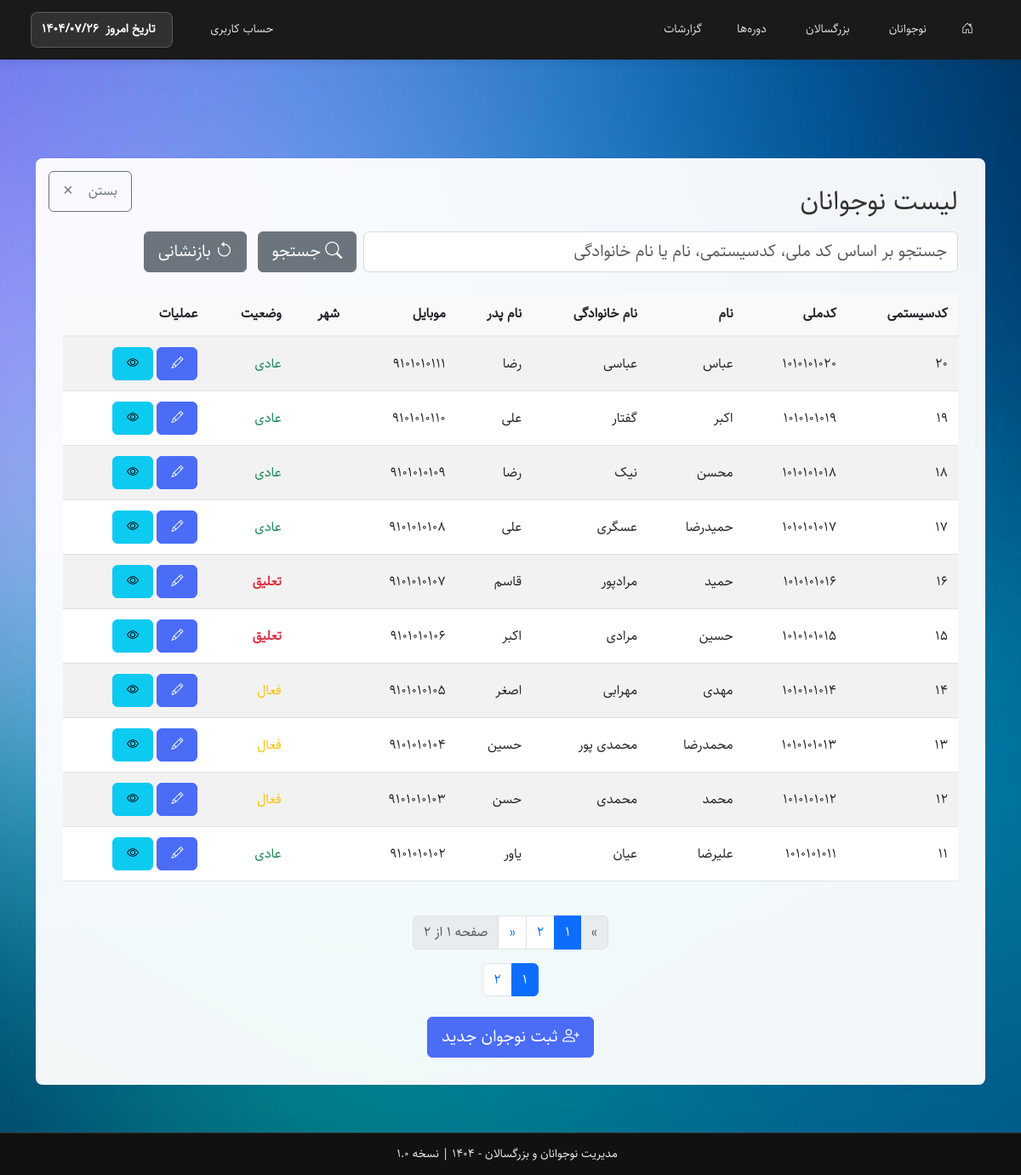
The page /includes/listteen.php (signed in) on the database as committed earlier.
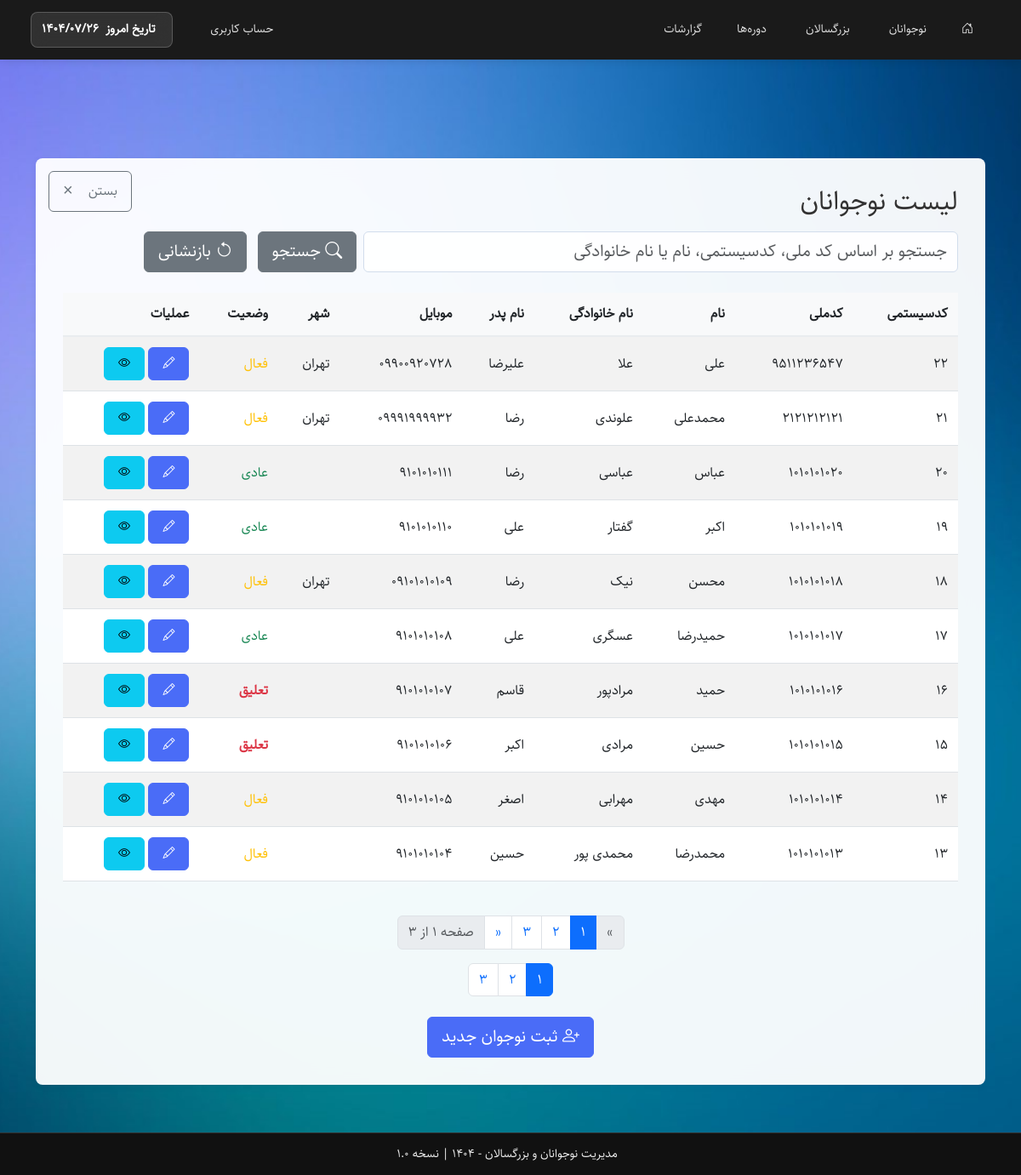
The same page on the database as committed later.
### tables this page shows
CREATE TABLE `teen` (
  `TeenID` int(11) NOT NULL,
  `TeenSysCode` varchar(20) NOT NULL COMMENT 'کدسیستمی',
  `TeenMelli` varchar(10) NOT NULL COMMENT 'کدملی',
  `TeenName` varchar(50) NOT NULL COMMENT 'نام',
  `TeenFamily` varchar(50) NOT NULL COMMENT 'نام خانوادگی',
  `TeenFather` varchar(50) NOT NULL COMMENT 'نام پدر',
  `TeenMobile1` varchar(11) DEFAULT NULL COMMENT 'موبایل 1',
  `TeenMobile2` varchar(11) DEFAULT NULL COMMENT 'موبایل 2',
  `TeenDateBirth` date DEFAULT NULL COMMENT 'تاریخ تولد',
  `TeenRegDate` date DEFAULT NULL COMMENT 'تاریخ ثبت نام',
  `TeenStatus` enum('عادی','فعال','تعلیق') NOT NULL DEFAULT 'عادی' COMMENT 'وضعیت',
  `TeenPlaceBirth` varchar(100) DEFAULT NULL COMMENT 'محل تولد',
  `TeenPlaceCerti` varchar(100) DEFAULT NULL COMMENT 'محل صدور',
  `TeenBloodType` enum('O+','O-','A+','A-','B+','B-','AB+','AB-') DEFAULT NULL COMMENT 'گروه خونی',
  `TeenEducation` enum('اول ابتدایی','دوم ابتدایی','سوم ابتدایی','چهارم ابتدایی','پنجم ابتدایی','ششم ابتدایی','هفتم','هشتم','نهم','دهم','یازدهم','دوازدهم','فارغ التحصیل','دانشجو','دیپلم','فوق دیپلم','لیسانس','فوق لیسانس','دکتری','سایر') DEFAULT NULL COMMENT 'تحصیلات',
  `TeenAddress` text DEFAULT NULL COMMENT 'آدرس',
  `TeenZipCode` varchar(10) DEFAULT NULL COMMENT 'کدپستی',
  `TeenImage` varchar(255) DEFAULT NULL COMMENT 'تصویر پروفایل',
  `TeenCreated` timestamp NOT NULL DEFAULT current_timestamp(),
  `TeenUpdated` timestamp NOT NULL DEFAULT current_timestamp() ON UPDATE current_timestamp(),
  `TeenCity` varchar(100) DEFAULT NULL COMMENT 'شهر',
  `TeenBankName` varchar(100) DEFAULT NULL COMMENT 'نام بانک',
  `TeenAccountNumber` varchar(30) DEFAULT NULL COMMENT 'شماره حساب',
  `TeenCardNumber` varchar(20) DEFAULT NULL COMMENT 'شماره کارت',
  `TeenShebaNumber` varchar(30) DEFAULT NULL COMMENT 'شماره شبا',
  `TeenActiveDate` date DEFAULT NULL COMMENT 'تاریخ ثبت فعال',
  `TeenSuspendDate` date DEFAULT NULL COMMENT 'تاریخ ثبت تعلیق'
);

### includes/listteen.php (the view, shortened to what the changed rows need)
<?php
require_once __DIR__ . '/../config/database.php';
$q = trim($_GET['q'] ?? '');
$page = max(1, (int)($_GET['page'] ?? 1));
$perPage = 10;
$offset = ($page - 1) * $perPage;
$where = '';
$total = 0;
$rsCount = $conn->query("SELECT COUNT(*) c FROM Teen $where");
if ($rsCount) { $total = (int)$rsCount->fetch_assoc()['c']; }
$rs = $conn->query("SELECT * FROM Teen $where ORDER BY TeenID DESC LIMIT $perPage OFFSET $offset");
?>
<!DOCTYPE html>
<html lang="fa" dir="rtl">
<head>
    <link href="../assets/css/bootstrap.rtl.min.css" rel="stylesheet" />
    <link href="../assets/css/bootstrap-icons.css" rel="stylesheet" />
    <link href="../assets/css/style.css" rel="stylesheet" />
</head>
<body>
<div class="container" style="margin-top:100px; margin-bottom:40px; text-align:right;">
    <div class="content-box">
                <div class="d-flex justify-content-start align-items-center mb-3">
            <h2 class="mb-0">لیست نوجوانان</h2>
        </div>
        <div class="table-responsive">
            <table class="table table-striped">
                <thead>
                    <tr>
                        <th>کدسیستمی</th>
                        <th>کدملی</th>
                        <th>نام</th>
                        <th>نام خانوادگی</th>
                        <th>نام پدر</th>
                        <th>موبایل</th>
                        <th>شهر</th>
                        <th>وضعیت</th>
                        <th>عملیات</th>
                    </tr>
                </thead>
                <tbody>
                <?php
if ($rs && $rs->num_rows): while($row=$rs->fetch_assoc()): ?>
                    <tr>
                        <td><?php
echo htmlspecialchars($row['TeenSysCode']); ?></td>
                        <td><?php
echo htmlspecialchars($row['TeenMelli']); ?></td>
                        <td><?php
echo htmlspecialchars($row['TeenName']); ?></td>
                        <td><?php
echo htmlspecialchars($row['TeenFamily']); ?></td>
                        <td><?php
echo htmlspecialchars($row['TeenFather']); ?></td>
                        <td><?php
echo htmlspecialchars($row['TeenMobile1']); ?></td>
                        <td><?php
echo htmlspecialchars($row['TeenCity'] ?? '-'); ?></td>
                        <td>
                            <?php
$statusClass = '';
                            if ($row['TeenStatus'] === 'عادی') {
                                $statusClass = 'text-success';
                            } elseif ($row['TeenStatus'] === 'فعال') {
                                $statusClass = 'text-warning';
                            } elseif ($row['TeenStatus'] === 'تعلیق') {
                                $statusClass = 'text-danger';
                            }
                            ?>
                            <span class="<?php
echo $statusClass; ?>">
                                <?php
echo htmlspecialchars($row['TeenStatus']); ?>
                            </span>
                        </td>
                        <td>
                            <a class="btn btn-sm btn-primary" href="editteen.php?TeenID=<?php
echo $row['TeenID']; ?>" title="ویرایش">
                                <i class="bi bi-pencil"></i>
                            </a>
                            <a class="btn btn-sm btn-info" href="viewteen.php?TeenID=<?php
echo $row['TeenID']; ?>" title="مشاهده">
                                <i class="bi bi-eye"></i>
                            </a>
                        </td>
                    </tr>
                <?php
endwhile; endif; ?>
                </tbody>
            </table>
        </div>
        <?php
if ($total > $perPage): ?>
        <nav aria-label="صفحه‌بندی" class="mt-4">
            <ul class="pagination justify-content-center">
                <?php
$totalPages = ceil($total / $perPage); ?>
                <li class="page-item <?php
echo $page <= 1 ? 'disabled' : ''; ?>">
                    <a class="page-link" href="?page=<?php
echo $page - 1; ?><?php
echo $q ? '&q=' . urlencode($q) : ''; ?>" aria-label="قبلی">
                        <span aria-hidden="true">&raquo;</span>
                    </a>
                </li>
                <?php
for ($i = 1; $i <= $totalPages; $i++): ?>
                    <?php
if ($i == 1 || $i == $totalPages || ($i >= $page - 2 && $i <= $page + 2)): ?>
                        <li class="page-item <?php
echo $i == $page ? 'active' : ''; ?>">
                            <a class="page-link" href="?page=<?php
echo $i; ?><?php
echo $q ? '&q=' . urlencode($q) : ''; ?>">
                                <?php
echo $i; ?>
                            </a>
                        </li>
                    <?php
endif; ?>
                <?php
endfor; ?>
                <li class="page-item <?php
echo $page >= $totalPages ? 'disabled' : ''; ?>">
                    <a class="page-link" href="?page=<?php
echo $page + 1; ?><?php
echo $q ? '&q=' . urlencode($q) : ''; ?>" aria-label="بعدی">
                        <span aria-hidden="true">&laquo;</span>
                    </a>
                </li>
                <li class="page-item disabled">
                    <span class="page-link text-muted">
                        صفحه <?php
echo $page; ?> از <?php
echo $totalPages; ?>
                    </span>
                </li>
            </ul>
        </nav>
        <?php
endif; ?>
        <?php
$pages = (int)ceil($total / $perPage);
        if ($pages > 1): ?>
        <nav>
            <ul class="pagination justify-content-center">
                <?php
for($p=1; $p<=$pages; $p++): ?>
                    <li class="page-item <?php
echo ($p==$page)?'active':''; ?>">
                        <a class="page-link" href="?q=<?php
echo urlencode($q); ?>&page=<?php
echo $p; ?>"><?php
echo $p; ?></a>
                    </li>
                <?php
endfor; ?>
            </ul>
        </nav>
        <?php
endif; ?>
    </div>
</div>
</body>
</html>

Rows that differ between the two databases and show on the page:
no longer on this page (row unchanged): teen: TeenSysCode "12", TeenMelli "1010101012", TeenName "محمد", TeenFamily "محمدی", TeenFather "حسن", TeenMobile1 "9101010103", TeenStatus "فعال"
no longer on this page (row unchanged): teen: TeenSysCode "11", TeenMelli "1010101011", TeenName "علیرضا", TeenFamily "عیان", TeenFather "یاور", TeenMobile1 "9101010102", TeenStatus "عادی"
added teen: TeenSysCode "22", TeenMelli "9511236547", TeenName "علی", TeenFamily "علا", TeenFather "علیرضا", TeenMobile1 "09900920728", TeenCity "تهران", TeenStatus "فعال"
added teen: TeenSysCode "21", TeenMelli "2121212121", TeenName "محمدعلی", TeenFamily "علوندی", TeenFather "رضا", TeenMobile1 "09991999932", TeenCity "تهران", TeenStatus "فعال"
changed teen "محسن": TeenMobile1 "9101010109" → "09101010109"; TeenCity (not shown) → "تهران"; TeenStatus "عادی" → "فعال"
Other text that changed with them:
$totalPages: "2" → "3"
new list line: "3"
